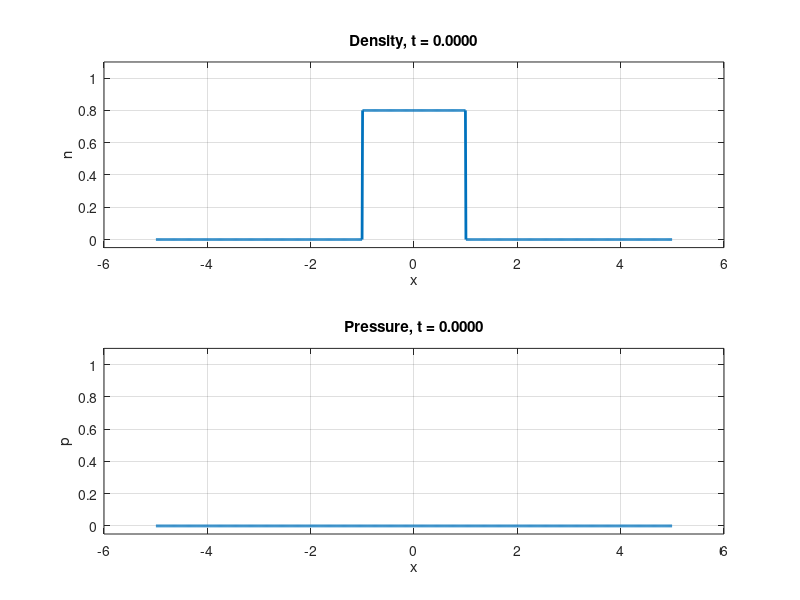

This chart was generated by the following MATLAB code: (Note: this script raises an error after producing the figure.)
% Parameters
a = -5;
b = 5;
N = 1000;
h = (b - a) / N;
x = a + ((1:N)' - 0.5) * h;

tau = 1e-2;
T = 2.;
Nt = round(T / tau);

gamma = 100;
pH = 1.0;
alpha = 1.0;

Gfun = @(p) alpha * (pH - p);
GpH = -alpha;

% Initial data: compactly supported patch
R0 = 1.0;
n0 = 0.8 * double(abs(x) <= R0);
n = n0;

opts.tol = 1e-10;
opts.maxit = 50;
opts.verbose = false;

% Storage
sol_n = zeros(N, Nt+1);
sol_p = zeros(N, Nt+1);
sol_n(:,1) = n;
sol_p(:,1) = n.^gamma;

% Plot setting
plotEvery = round(0.02 / tau);
plotEvery = max(plotEvery, 1);

figure;
subplot(2,1,1);
hN = plot(x, n, 'LineWidth', 2);
xlabel('x');
ylabel('n');
title(sprintf('Density, t = %.4f', 0));
ylim([-0.05, 1.1]);
grid on;

subplot(2,1,2);
hP = plot(x, n.^gamma, 'LineWidth', 2);
xlabel('x');
ylabel('p');
title(sprintf('Pressure, t = %.4f', 0));
ylim([-0.05, 1.1]);
grid on;

drawnow;

for k = 1:Nt

    [n, p, F, info] = tumor_step_newton_n(n, h, tau, gamma, pH, Gfun, GpH, opts);

    if ~info.converged
        fprintf('Step %d: Newton not fully converged, residual = %.4e\n', ...
                k, info.residual);
    end

    sol_n(:,k+1) = n;
    sol_p(:,k+1) = p;

    if mod(k, plotEvery) == 0 || k == Nt
        subplot(2,1,1);
        set(hN, 'YData', n);
        title(sprintf('Density, t = %.4f', k * tau));

        subplot(2,1,2);
        set(hP, 'YData', p);
        title(sprintf('Pressure, t = %.4f', k * tau));

        drawnow;
    end
end
